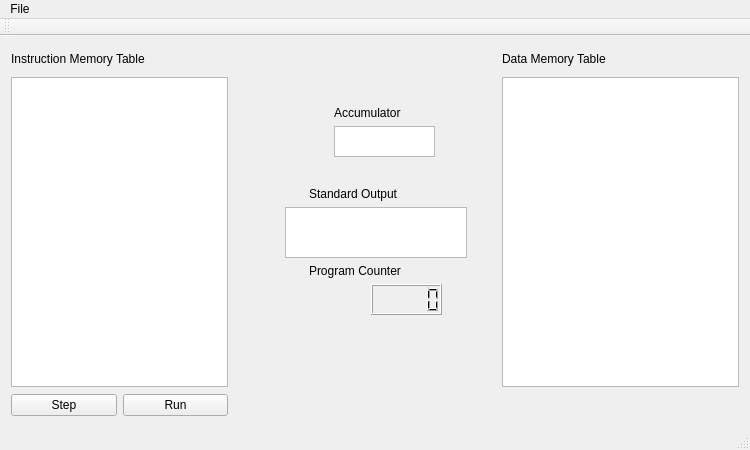
<?xml version="1.0" encoding="UTF-8"?>
<ui version="4.0">
 <class>SimulatorGui</class>
 <widget class="QMainWindow" name="SimulatorGui">
  <property name="geometry">
   <rect>
    <x>0</x>
    <y>0</y>
    <width>750</width>
    <height>450</height>
   </rect>
  </property>
  <property name="windowTitle">
   <string>SimulatorGui</string>
  </property>
  <widget class="QWidget" name="centralWidget">
   <layout class="QGridLayout" name="gridLayout">
    <item row="0" column="0" colspan="2">
     <widget class="QLabel" name="label_2">
      <property name="text">
       <string>Instruction Memory Table</string>
      </property>
     </widget>
    </item>
    <item row="0" column="3" rowspan="2" colspan="2">
     <spacer name="verticalSpacer_4">
      <property name="orientation">
       <enum>Qt::Vertical</enum>
      </property>
      <property name="sizeHint" stdset="0">
       <size>
        <width>20</width>
        <height>53</height>
       </size>
      </property>
     </spacer>
    </item>
    <item row="0" column="7" rowspan="2">
     <spacer name="verticalSpacer_3">
      <property name="orientation">
       <enum>Qt::Vertical</enum>
      </property>
      <property name="sizeHint" stdset="0">
       <size>
        <width>20</width>
        <height>26</height>
       </size>
      </property>
     </spacer>
    </item>
    <item row="0" column="10">
     <widget class="QLabel" name="label_3">
      <property name="text">
       <string>Data Memory Table</string>
      </property>
     </widget>
    </item>
    <item row="1" column="0" rowspan="9" colspan="2">
     <widget class="QTableView" name="instructionMemory">
      <property name="minimumSize">
       <size>
        <width>0</width>
        <height>0</height>
       </size>
      </property>
      <property name="maximumSize">
       <size>
        <width>16777215</width>
        <height>16777215</height>
       </size>
      </property>
      <property name="autoScrollMargin">
       <number>10</number>
      </property>
      <property name="editTriggers">
       <set>QAbstractItemView::NoEditTriggers</set>
      </property>
      <property name="tabKeyNavigation">
       <bool>true</bool>
      </property>
     </widget>
    </item>
    <item row="1" column="10" rowspan="9">
     <widget class="QTableView" name="dataMemory">
      <property name="editTriggers">
       <set>QAbstractItemView::NoEditTriggers</set>
      </property>
     </widget>
    </item>
    <item row="2" column="5" colspan="2">
     <widget class="QLabel" name="accumulatorOutputLabel">
      <property name="text">
       <string>Accumulator</string>
      </property>
     </widget>
    </item>
    <item row="3" column="5" colspan="3">
     <widget class="QTextBrowser" name="accumulator">
      <property name="maximumSize">
       <size>
        <width>101</width>
        <height>31</height>
       </size>
      </property>
      <property name="html">
       <string>&lt;!DOCTYPE HTML PUBLIC &quot;-//W3C//DTD HTML 4.0//EN&quot; &quot;http://www.w3.org/TR/REC-html40/strict.dtd&quot;&gt;
&lt;html&gt;&lt;head&gt;&lt;meta name=&quot;qrichtext&quot; content=&quot;1&quot; /&gt;&lt;style type=&quot;text/css&quot;&gt;
p, li { white-space: pre-wrap; }
&lt;/style&gt;&lt;/head&gt;&lt;body style=&quot; font-family:'Ubuntu'; font-size:11pt; font-weight:400; font-style:normal;&quot;&gt;
&lt;p align=&quot;right&quot; style=&quot;-qt-paragraph-type:empty; margin-top:12px; margin-bottom:12px; margin-left:0px; margin-right:0px; -qt-block-indent:0; text-indent:0px;&quot;&gt;&lt;br /&gt;&lt;/p&gt;&lt;/body&gt;&lt;/html&gt;</string>
      </property>
     </widget>
    </item>
    <item row="4" column="6">
     <spacer name="verticalSpacer">
      <property name="orientation">
       <enum>Qt::Vertical</enum>
      </property>
      <property name="sizeHint" stdset="0">
       <size>
        <width>20</width>
        <height>16</height>
       </size>
      </property>
     </spacer>
    </item>
    <item row="5" column="4" colspan="3">
     <widget class="QLabel" name="errorOuputLabel">
      <property name="text">
       <string>Standard Output</string>
      </property>
     </widget>
    </item>
    <item row="6" column="2">
     <spacer name="horizontalSpacer_6">
      <property name="orientation">
       <enum>Qt::Horizontal</enum>
      </property>
      <property name="sizeHint" stdset="0">
       <size>
        <width>64</width>
        <height>20</height>
       </size>
      </property>
     </spacer>
    </item>
    <item row="6" column="3" colspan="6">
     <widget class="QTextBrowser" name="standardOutput">
      <property name="maximumSize">
       <size>
        <width>261</width>
        <height>51</height>
       </size>
      </property>
     </widget>
    </item>
    <item row="6" column="9">
     <spacer name="horizontalSpacer_7">
      <property name="orientation">
       <enum>Qt::Horizontal</enum>
      </property>
      <property name="sizeHint" stdset="0">
       <size>
        <width>43</width>
        <height>20</height>
       </size>
      </property>
     </spacer>
    </item>
    <item row="7" column="4" colspan="3">
     <widget class="QLabel" name="label">
      <property name="text">
       <string>Program Counter</string>
      </property>
     </widget>
    </item>
    <item row="8" column="2" colspan="4">
     <spacer name="horizontalSpacer_3">
      <property name="orientation">
       <enum>Qt::Horizontal</enum>
      </property>
      <property name="sizeHint" stdset="0">
       <size>
        <width>98</width>
        <height>20</height>
       </size>
      </property>
     </spacer>
    </item>
    <item row="8" column="6" colspan="2">
     <widget class="QLCDNumber" name="programCounter">
      <property name="minimumSize">
       <size>
        <width>71</width>
        <height>31</height>
       </size>
      </property>
      <property name="maximumSize">
       <size>
        <width>71</width>
        <height>31</height>
       </size>
      </property>
     </widget>
    </item>
    <item row="8" column="8" colspan="2">
     <spacer name="horizontalSpacer_4">
      <property name="orientation">
       <enum>Qt::Horizontal</enum>
      </property>
      <property name="sizeHint" stdset="0">
       <size>
        <width>55</width>
        <height>20</height>
       </size>
      </property>
     </spacer>
    </item>
    <item row="9" column="6">
     <spacer name="verticalSpacer_2">
      <property name="orientation">
       <enum>Qt::Vertical</enum>
      </property>
      <property name="sizeHint" stdset="0">
       <size>
        <width>20</width>
        <height>66</height>
       </size>
      </property>
     </spacer>
    </item>
    <item row="10" column="0">
     <widget class="QPushButton" name="step">
      <property name="text">
       <string>Step</string>
      </property>
     </widget>
    </item>
    <item row="10" column="1">
     <widget class="QPushButton" name="run">
      <property name="text">
       <string>Run</string>
      </property>
     </widget>
    </item>
    <item row="10" column="2" colspan="9">
     <spacer name="horizontalSpacer_5">
      <property name="orientation">
       <enum>Qt::Horizontal</enum>
      </property>
      <property name="sizeHint" stdset="0">
       <size>
        <width>497</width>
        <height>24</height>
       </size>
      </property>
     </spacer>
    </item>
    <item row="2" column="8" rowspan="2" colspan="2">
     <spacer name="horizontalSpacer_2">
      <property name="orientation">
       <enum>Qt::Horizontal</enum>
      </property>
      <property name="sizeHint" stdset="0">
       <size>
        <width>49</width>
        <height>20</height>
       </size>
      </property>
     </spacer>
    </item>
    <item row="2" column="2" rowspan="2" colspan="2">
     <spacer name="horizontalSpacer">
      <property name="orientation">
       <enum>Qt::Horizontal</enum>
      </property>
      <property name="sizeHint" stdset="0">
       <size>
        <width>70</width>
        <height>20</height>
       </size>
      </property>
     </spacer>
    </item>
   </layout>
  </widget>
  <widget class="QMenuBar" name="menuBar">
   <property name="geometry">
    <rect>
     <x>0</x>
     <y>0</y>
     <width>750</width>
     <height>25</height>
    </rect>
   </property>
   <widget class="QMenu" name="menuFile">
    <property name="title">
     <string>File</string>
    </property>
    <addaction name="actionOpen"/>
    <addaction name="actionExit"/>
   </widget>
   <addaction name="menuFile"/>
  </widget>
  <widget class="QToolBar" name="mainToolBar">
   <attribute name="toolBarArea">
    <enum>TopToolBarArea</enum>
   </attribute>
   <attribute name="toolBarBreak">
    <bool>false</bool>
   </attribute>
  </widget>
  <widget class="QStatusBar" name="statusBar"/>
  <action name="actionOpen">
   <property name="text">
    <string>Open</string>
   </property>
   <property name="shortcut">
    <string>Ctrl+O</string>
   </property>
  </action>
  <action name="actionExit">
   <property name="text">
    <string>Exit</string>
   </property>
   <property name="shortcut">
    <string>Ctrl+W</string>
   </property>
  </action>
 </widget>
 <layoutdefault spacing="6" margin="11"/>
 <resources/>
 <connections/>
</ui>
